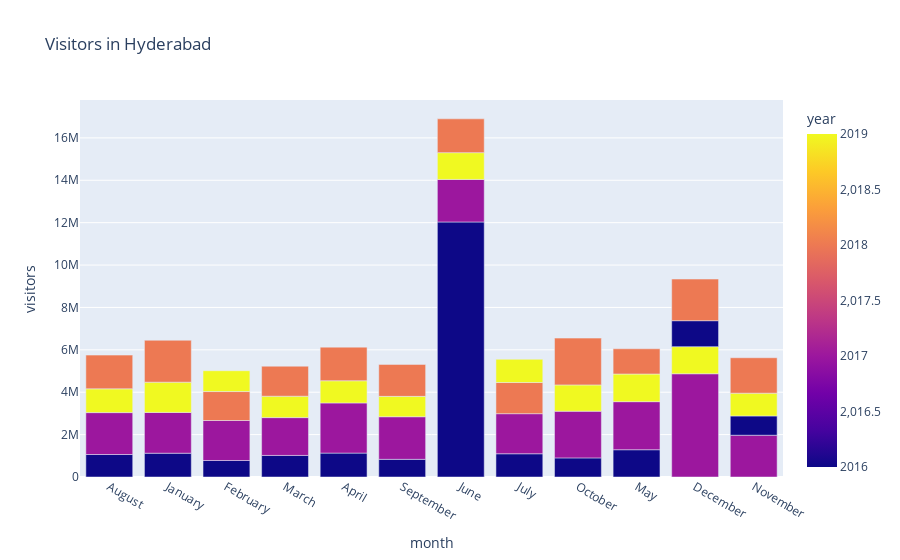

The notebook cell saved with this chart:
### Markdown cell above
#### Graph of The number of Visitors in Hyderabad in each month (2016 - 2019)

### Code cell
px.bar(hypbad, 
       x='month',
       y='visitors', 
       color='year',
       title='Visitors in Hyderabad')

### Figure 1 — Plotly figure (JSON) as saved in the notebook; plotly's stock layout.template omitted (floating-point values rounded to 4 significant figures)
{"data": [{"alignmentgroup": "True", "hovertemplate": "month=%{x}<br>visitors=%{y}<br>year=%{marker.color}<extra></extra>", "legendgroup": "", "marker": {"color": [2016, 2016, 2016, 2016, 2016, 2016, 2016, 2016, 2016, 2016, 2017, 2017, 2017, 2017, 2017, 2017, 2017, 2017, 2017, 2017, 2017, 2017, 2018, 2018, 2016, 2019, 2019, 2019, 2019, 2019, 2019, 2019, 2019, 2019, 2019, 2019, 2019, 2018, 2016, 2018, 2018, 2018, 2018, 2018, 2018, 2018, 2018, 2018], "coloraxis": "coloraxis", "pattern": {"shape": ""}}, "name": "", "offsetgroup": "", "orientation": "v", "showlegend": false, "textposition": "auto", "type": "bar", "x": ["August", "January", "February", "March", "April", "September", "June", "July", "October", "May", "December", "October", "September", "August", "July", "June", "May", "April", "March", "January", "February", "November", "July", "February", "November", "December", "November", "October", "September", "August", "July", "June", "May", "April", "March", "February", "January", "January", "December", "December", "September", "August", "June", "May", "April", "March", "October", "November"], "xaxis": "x", "y": [1061137, 1122510, 778748, 1017794, 1127738, 832987, 12032661, 1096754, 901960, 1287181, 4871416, 2202316, 2011280, 1976980, 1890870, 2007060, 2266793, 2366793, 1783903, 1924695, 1886698, 1971438, 1470042, 1365837, 909733, 1277569, 1073665, 1240643, 959930, 1121380, 1094861, 1262995, 1305748, 1045933, 1009991, 983147, 1426500, 1978396, 1225502, 1964150, 1508086, 1591470, 1595067, 1189492, 1586375, 1415938, 2207478, 1671320], "yaxis": "y"}], "layout": {"barmode": "relative", "coloraxis": {"colorbar": {"title": {"text": "year"}}, "colorscale": [[0, "#0d0887"], [0.1111, "#46039f"], [0.2222, "#7201a8"], [0.3333, "#9c179e"], [0.4444, "#bd3786"], [0.5556, "#d8576b"], [0.6667, "#ed7953"], [0.7778, "#fb9f3a"], [0.8889, "#fdca26"], [1, "#f0f921"]]}, "legend": {"tracegroupgap": 0}, "title": {"text": "Visitors in Hyderabad"}, "xaxis": {"anchor": "y", "domain": [0, 1], "title": {"text": "month"}}, "yaxis": {"anchor": "x", "domain": [0, 1], "title": {"text": "visitors"}}}}
